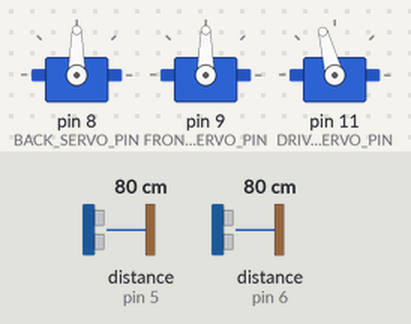
A sketch run on a simulated Arduino Uno, built with avr-gcc and run on an emulated ATmega328P. Parts: 3 × servo. Wiring (inferred from the names in the program): 2 × ultrasonic range finder: trigger pin 5, echo pin 5 / trigger pin 6, echo pin 6. Inputs (shaded band) come from the test bench; at power-on: distance to the obstacle (sensors on pin 5, pin 6) 80 cm. The echo pulse lasts 58.3 µs per cm.

Above: at 1.2 s.
1.3 s: distance to the obstacle (sensor on pin 5) set to 2 cm
At 1.7 s:
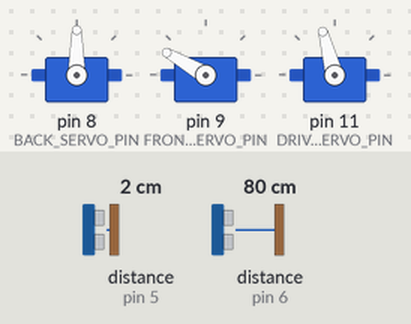
2.8 s: distance to the obstacle (sensor on pin 6) set to 9 cm
At 3.1 s:
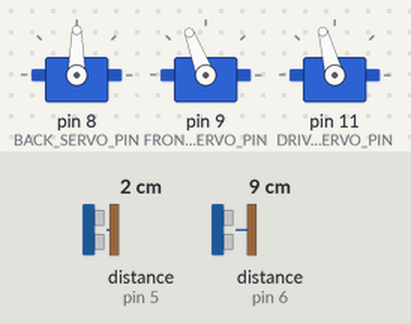
4.3 s: distance to the obstacle (sensor on pin 5) set to 18 cm
At 5.5 s:
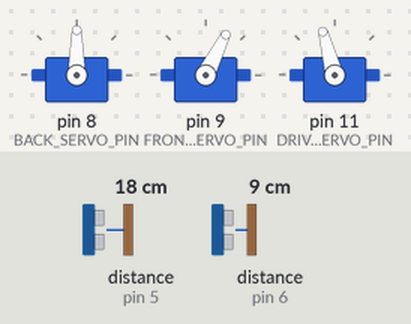
5.8 s: distance to the obstacle (sensor on pin 6) set to 2 cm
At 6.4 s:
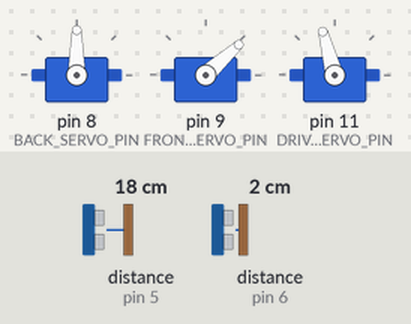
7.3 s: distance to the obstacle (sensor on pin 5) set to 35 cm
At 8.4 s:
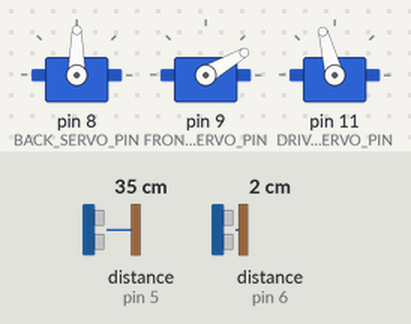
8.8 s: distance to the obstacle (sensor on pin 5) set to 4 cm
At 9.8 s:
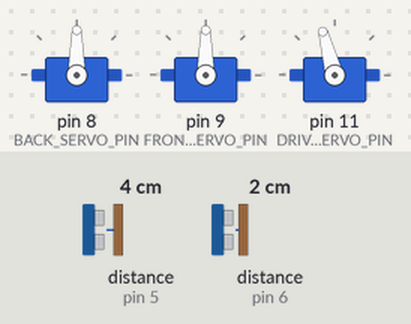
Timing chart, 0 to 11.3 s (numbered marks = the images above; inputs shaded):
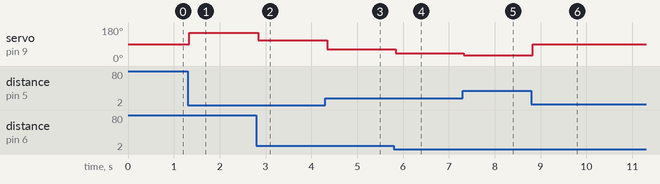

Measured:
- after the input at 1.3 s, servo on pin 9 (FRONT_SERVO_PIN): 90° → 150° at once
- after the input at 2.8 s, servo on pin 9 (FRONT_SERVO_PIN): 150° → 111° at once
- after the input at 4.3 s, servo on pin 9 (FRONT_SERVO_PIN): 111° → 63° at once
- after the input at 5.8 s, servo on pin 9 (FRONT_SERVO_PIN): 63° → 42° at once
- after the input at 7.3 s, servo on pin 9 (FRONT_SERVO_PIN): 42° → 30° at once
- after the input at 8.8 s, servo on pin 9 (FRONT_SERVO_PIN): 30° → 90° at once

The sketch:

distance_PID.ino
```cpp
#include <Servo.h>

#define PING_PIN_LEFT 5
#define PING_PIN_RIGHT 6
#define DRIVE_SERVO_PIN 11
#define FRONT_SERVO_PIN 9
#define BACK_SERVO_PIN 8
#define MOTOR_FORWARD 105

const double Kp = 3.0f;
const double propThreshold = 60;
const double minError = 6;
long distanceLeft,distanceRight;
double prop_output;


Servo frontServo,backServo,driveServo;

void setup(){
    backServo.attach(BACK_SERVO_PIN);
    frontServo.attach(FRONT_SERVO_PIN);
    driveServo.attach(DRIVE_SERVO_PIN);

    backServo.write(90);
    driveServo.write(MOTOR_FORWARD);
    Serial.begin(9600);
}

void loop(){
    distanceLeft = getDistanceFromPing(PING_PIN_LEFT);
    distanceRight = getDistanceFromPing(PING_PIN_RIGHT);
    delay(20);
    prop_output = computeProportional(distanceLeft,distanceRight);
    controlTurn(prop_output);


}

// pos:right
// neg:left
void controlTurn(double propError){
    int servoAngle = 90;
    if(abs(propError) > minError){
         servoAngle += propError;
    }
    frontServo.write(servoAngle);
}


double computeProportional(long leftDistance, long rightDistance){
   double error = rightDistance - leftDistance;
   double output =  Kp * error;
   if(abs(output) > propThreshold){
      if(output < 0){
         return -propThreshold;
      } else{
         return propThreshold;
      }
   }
   return output;
}

long getDistanceFromPing(int pingPin){
   // delay to prevent from sampling too much
   long duration,dist_cm;
  // The PING is triggered by a HIGH pulse of 2 or more microseconds.
  // Give a short LOW pulse beforehand to ensure a clean HIGH pulse:
   pinMode(pingPin,OUTPUT);
   digitalWrite(pingPin,LOW);
   delayMicroseconds(2);
   digitalWrite(pingPin,HIGH);
   delayMicroseconds(5);
   digitalWrite(pingPin,LOW);
   pinMode(pingPin,INPUT);
   duration = pulseIn(pingPin,HIGH);
   dist_cm = microSecondsToCm(duration);
   return dist_cm;
}

long microSecondsToCm(long microseconds){
   return microseconds / 29 / 2;
}
```
